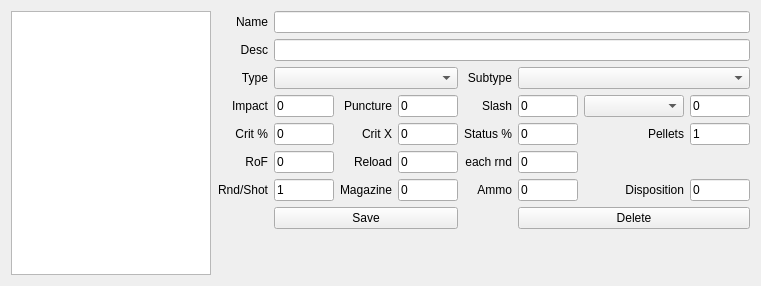
      <widget class="QWidget" name="tab_3">
       <attribute name="title">
        <string>Edit Weapons</string>
       </attribute>
       <layout class="QGridLayout" name="gridLayout_2">
        <item row="0" column="0" rowspan="9">
         <widget class="QListWidget" name="wpn_list">
          <property name="minimumSize">
           <size>
            <width>200</width>
            <height>0</height>
           </size>
          </property>
          <property name="maximumSize">
           <size>
            <width>200</width>
            <height>16777215</height>
           </size>
          </property>
          <property name="sortingEnabled">
           <bool>true</bool>
          </property>
         </widget>
        </item>
        <item row="0" column="1">
         <widget class="QLabel" name="label_2">
          <property name="text">
           <string>Name</string>
          </property>
          <property name="alignment">
           <set>Qt::AlignRight|Qt::AlignTrailing|Qt::AlignVCenter</set>
          </property>
         </widget>
        </item>
        <item row="3" column="2">
         <widget class="QLineEdit" name="wpn_impact">
          <property name="minimumSize">
           <size>
            <width>60</width>
            <height>0</height>
           </size>
          </property>
          <property name="maximumSize">
           <size>
            <width>60</width>
            <height>16777215</height>
           </size>
          </property>
          <property name="text">
           <string>0</string>
          </property>
         </widget>
        </item>
        <item row="2" column="1">
         <widget class="QLabel" name="label">
          <property name="text">
           <string>Type</string>
          </property>
          <property name="alignment">
           <set>Qt::AlignRight|Qt::AlignTrailing|Qt::AlignVCenter</set>
          </property>
         </widget>
        </item>
        <item row="3" column="1">
         <widget class="QLabel" name="label_3">
          <property name="text">
           <string>Impact</string>
          </property>
          <property name="alignment">
           <set>Qt::AlignRight|Qt::AlignTrailing|Qt::AlignVCenter</set>
          </property>
         </widget>
        </item>
        <item row="3" column="3">
         <widget class="QLabel" name="label_4">
          <property name="text">
           <string>Puncture</string>
          </property>
          <property name="alignment">
           <set>Qt::AlignRight|Qt::AlignTrailing|Qt::AlignVCenter</set>
          </property>
         </widget>
        </item>
        <item row="3" column="5">
         <widget class="QLabel" name="label_5">
          <property name="text">
           <string>Slash</string>
          </property>
          <property name="alignment">
           <set>Qt::AlignRight|Qt::AlignTrailing|Qt::AlignVCenter</set>
          </property>
         </widget>
        </item>
        <item row="3" column="4">
         <widget class="QLineEdit" name="wpn_puncture">
          <property name="minimumSize">
           <size>
            <width>60</width>
            <height>0</height>
           </size>
          </property>
          <property name="maximumSize">
           <size>
            <width>60</width>
            <height>16777215</height>
           </size>
          </property>
          <property name="text">
           <string>0</string>
          </property>
         </widget>
        </item>
        <item row="3" column="7">
         <widget class="QComboBox" name="wpn_elemental">
          <property name="minimumSize">
           <size>
            <width>100</width>
            <height>0</height>
           </size>
          </property>
          <property name="maximumSize">
           <size>
            <width>100</width>
            <height>16777215</height>
           </size>
          </property>
         </widget>
        </item>
        <item row="3" column="6">
         <widget class="QLineEdit" name="wpn_slash">
          <property name="minimumSize">
           <size>
            <width>60</width>
            <height>0</height>
           </size>
          </property>
          <property name="maximumSize">
           <size>
            <width>60</width>
            <height>16777215</height>
           </size>
          </property>
          <property name="text">
           <string>0</string>
          </property>
         </widget>
        </item>
        <item row="3" column="8">
         <widget class="QLineEdit" name="wpn_ele_dmg">
          <property name="minimumSize">
           <size>
            <width>60</width>
            <height>0</height>
           </size>
          </property>
          <property name="maximumSize">
           <size>
            <width>60</width>
            <height>16777215</height>
           </size>
          </property>
          <property name="text">
           <string>0</string>
          </property>
         </widget>
        </item>
        <item row="4" column="1">
         <widget class="QLabel" name="label_7">
          <property name="text">
           <string>Crit %</string>
          </property>
          <property name="alignment">
           <set>Qt::AlignRight|Qt::AlignTrailing|Qt::AlignVCenter</set>
          </property>
         </widget>
        </item>
        <item row="4" column="6">
         <widget class="QLineEdit" name="wpn_proc">
          <property name="minimumSize">
           <size>
            <width>60</width>
            <height>0</height>
           </size>
          </property>
          <property name="maximumSize">
           <size>
            <width>60</width>
            <height>16777215</height>
           </size>
          </property>
          <property name="text">
           <string>0</string>
          </property>
         </widget>
        </item>
        <item row="4" column="2">
         <widget class="QLineEdit" name="wpn_crit">
          <property name="minimumSize">
           <size>
            <width>60</width>
            <height>0</height>
           </size>
          </property>
          <property name="maximumSize">
           <size>
            <width>60</width>
            <height>16777215</height>
           </size>
          </property>
          <property name="text">
           <string>0</string>
          </property>
         </widget>
        </item>
        <item row="4" column="5">
         <widget class="QLabel" name="label_9">
          <property name="text">
           <string>Status %</string>
          </property>
          <property name="alignment">
           <set>Qt::AlignRight|Qt::AlignTrailing|Qt::AlignVCenter</set>
          </property>
         </widget>
        </item>
        <item row="4" column="3">
         <widget class="QLabel" name="label_8">
          <property name="text">
           <string>Crit X</string>
          </property>
          <property name="alignment">
           <set>Qt::AlignRight|Qt::AlignTrailing|Qt::AlignVCenter</set>
          </property>
         </widget>
        </item>
        <item row="4" column="4">
         <widget class="QLineEdit" name="wpn_mult">
          <property name="minimumSize">
           <size>
            <width>60</width>
            <height>0</height>
           </size>
          </property>
          <property name="maximumSize">
           <size>
            <width>60</width>
            <height>16777215</height>
           </size>
          </property>
          <property name="text">
           <string>0</string>
          </property>
         </widget>
        </item>
        <item row="5" column="2">
         <widget class="QLineEdit" name="wpn_rof">
          <property name="minimumSize">
           <size>
            <width>60</width>
            <height>0</height>
           </size>
          </property>
          <property name="maximumSize">
           <size>
            <width>60</width>
            <height>16777215</height>
           </size>
          </property>
          <property name="text">
           <string>0</string>
          </property>
         </widget>
        </item>
        <item row="5" column="1">
         <widget class="QLabel" name="label_10">
          <property name="text">
           <string>RoF</string>
          </property>
          <property name="alignment">
           <set>Qt::AlignRight|Qt::AlignTrailing|Qt::AlignVCenter</set>
          </property>
         </widget>
        </item>
        <item row="0" column="2" colspan="7">
         <widget class="QLineEdit" name="wpn_name"/>
        </item>
        <item row="8" column="1">
         <spacer name="verticalSpacer">
          <property name="orientation">
           <enum>Qt::Vertical</enum>
          </property>
          <property name="sizeHint" stdset="0">
           <size>
            <width>20</width>
            <height>40</height>
           </size>
          </property>
         </spacer>
        </item>
        <item row="1" column="2" colspan="7">
         <widget class="QLineEdit" name="wpn_desc"/>
        </item>
        <item row="7" column="6" colspan="3">
         <widget class="QPushButton" name="wpn_delete">
          <property name="text">
           <string>Delete</string>
          </property>
         </widget>
        </item>
        <item row="7" column="2" colspan="3">
         <widget class="QPushButton" name="wpn_save">
          <property name="text">
           <string>Save</string>
          </property>
         </widget>
        </item>
        <item row="1" column="1">
         <widget class="QLabel" name="label_39">
          <property name="text">
           <string>Desc</string>
          </property>
          <property name="alignment">
           <set>Qt::AlignRight|Qt::AlignTrailing|Qt::AlignVCenter</set>
          </property>
         </widget>
        </item>
        <item row="6" column="1">
         <widget class="QLabel" name="label_43">
          <property name="text">
           <string>Rnd/Shot</string>
          </property>
          <property name="alignment">
           <set>Qt::AlignRight|Qt::AlignTrailing|Qt::AlignVCenter</set>
          </property>
         </widget>
        </item>
        <item row="6" column="2">
         <widget class="QLineEdit" name="wpn_rnd">
          <property name="minimumSize">
           <size>
            <width>60</width>
            <height>0</height>
           </size>
          </property>
          <property name="maximumSize">
           <size>
            <width>60</width>
            <height>16777215</height>
           </size>
          </property>
          <property name="text">
           <string>1</string>
          </property>
         </widget>
        </item>
        <item row="4" column="7">
         <widget class="QLabel" name="label_57">
          <property name="text">
           <string>Pellets</string>
          </property>
          <property name="alignment">
           <set>Qt::AlignRight|Qt::AlignTrailing|Qt::AlignVCenter</set>
          </property>
         </widget>
        </item>
        <item row="4" column="8">
         <widget class="QLineEdit" name="wpn_pellets">
          <property name="minimumSize">
           <size>
            <width>60</width>
            <height>0</height>
           </size>
          </property>
          <property name="maximumSize">
           <size>
            <width>60</width>
            <height>16777215</height>
           </size>
          </property>
          <property name="text">
           <string>1</string>
          </property>
         </widget>
        </item>
        <item row="2" column="6" colspan="3">
         <widget class="QComboBox" name="wpn_subtype"/>
        </item>
        <item row="2" column="2" colspan="3">
         <widget class="QComboBox" name="wpn_type"/>
        </item>
        <item row="2" column="5">
         <widget class="QLabel" name="label_6">
          <property name="text">
           <string>Subtype</string>
          </property>
          <property name="alignment">
           <set>Qt::AlignRight|Qt::AlignTrailing|Qt::AlignVCenter</set>
          </property>
         </widget>
        </item>
        <item row="6" column="7">
         <widget class="QLabel" name="label_21">
          <property name="text">
           <string>Disposition</string>
          </property>
          <property name="alignment">
           <set>Qt::AlignRight|Qt::AlignTrailing|Qt::AlignVCenter</set>
          </property>
         </widget>
        </item>
        <item row="6" column="8">
         <widget class="QLineEdit" name="wpn_dispo">
          <property name="minimumSize">
           <size>
            <width>60</width>
            <height>0</height>
           </size>
          </property>
          <property name="maximumSize">
           <size>
            <width>60</width>
            <height>16777215</height>
           </size>
          </property>
          <property name="text">
           <string>0</string>
          </property>
         </widget>
        </item>
        <item row="5" column="3">
         <widget class="QLabel" name="label_12">
          <property name="text">
           <string>Reload</string>
          </property>
          <property name="alignment">
           <set>Qt::AlignRight|Qt::AlignTrailing|Qt::AlignVCenter</set>
          </property>
         </widget>
        </item>
        <item row="5" column="4">
         <widget class="QLineEdit" name="wpn_reload">
          <property name="minimumSize">
           <size>
            <width>60</width>
            <height>0</height>
           </size>
          </property>
          <property name="maximumSize">
           <size>
            <width>60</width>
            <height>16777215</height>
           </size>
          </property>
          <property name="text">
           <string>0</string>
          </property>
         </widget>
        </item>
        <item row="5" column="5">
         <widget class="QLabel" name="label_58">
          <property name="text">
           <string>each rnd</string>
          </property>
          <property name="alignment">
           <set>Qt::AlignRight|Qt::AlignTrailing|Qt::AlignVCenter</set>
          </property>
         </widget>
        </item>
        <item row="5" column="6">
         <widget class="QLineEdit" name="wpn_regen">
          <property name="minimumSize">
           <size>
            <width>60</width>
            <height>0</height>
           </size>
          </property>
          <property name="maximumSize">
           <size>
            <width>60</width>
            <height>16777215</height>
           </size>
          </property>
          <property name="text">
           <string>0</string>
          </property>
         </widget>
        </item>
        <item row="6" column="6">
         <widget class="QLineEdit" name="wpn_ammo">
          <property name="minimumSize">
           <size>
            <width>60</width>
            <height>0</height>
           </size>
          </property>
          <property name="maximumSize">
           <size>
            <width>60</width>
            <height>16777215</height>
           </size>
          </property>
          <property name="text">
           <string>0</string>
          </property>
         </widget>
        </item>
        <item row="6" column="5">
         <widget class="QLabel" name="label_13">
          <property name="text">
           <string>Ammo</string>
          </property>
          <property name="alignment">
           <set>Qt::AlignRight|Qt::AlignTrailing|Qt::AlignVCenter</set>
          </property>
         </widget>
        </item>
        <item row="6" column="3">
         <widget class="QLabel" name="label_11">
          <property name="text">
           <string>Magazine</string>
          </property>
          <property name="alignment">
           <set>Qt::AlignRight|Qt::AlignTrailing|Qt::AlignVCenter</set>
          </property>
         </widget>
        </item>
        <item row="6" column="4">
         <widget class="QLineEdit" name="wpn_mag">
          <property name="minimumSize">
           <size>
            <width>60</width>
            <height>0</height>
           </size>
          </property>
          <property name="maximumSize">
           <size>
            <width>60</width>
            <height>16777215</height>
           </size>
          </property>
          <property name="text">
           <string>0</string>
          </property>
         </widget>
        </item>
       </layout>
       <zorder>wpn_delete</zorder>
       <zorder>wpn_save</zorder>
       <zorder>wpn_rof</zorder>
       <zorder>wpn_proc</zorder>
       <zorder>wpn_mult</zorder>
       <zorder>wpn_crit</zorder>
       <zorder>wpn_ele_dmg</zorder>
       <zorder>wpn_elemental</zorder>
       <zorder>wpn_slash</zorder>
       <zorder>wpn_puncture</zorder>
       <zorder>wpn_impact</zorder>
       <zorder>wpn_type</zorder>
       <zorder>wpn_desc</zorder>
       <zorder>wpn_name</zorder>
       <zorder>wpn_list</zorder>
       <zorder>label_2</zorder>
       <zorder>label</zorder>
       <zorder>label_3</zorder>
       <zorder>label_4</zorder>
       <zorder>label_5</zorder>
       <zorder>label_7</zorder>
       <zorder>label_8</zorder>
       <zorder>label_9</zorder>
       <zorder>label_10</zorder>
       <zorder>label_39</zorder>
       <zorder>wpn_subtype</zorder>
       <zorder>label_43</zorder>
       <zorder>wpn_rnd</zorder>
       <zorder>label_57</zorder>
       <zorder>wpn_pellets</zorder>
       <zorder>label_6</zorder>
       <zorder>wpn_dispo</zorder>
       <zorder>label_21</zorder>
       <zorder>label_12</zorder>
       <zorder>wpn_reload</zorder>
       <zorder>label_58</zorder>
       <zorder>wpn_regen</zorder>
       <zorder>wpn_ammo</zorder>
       <zorder>label_13</zorder>
       <zorder>label_11</zorder>
       <zorder>wpn_mag</zorder>
      </widget>
